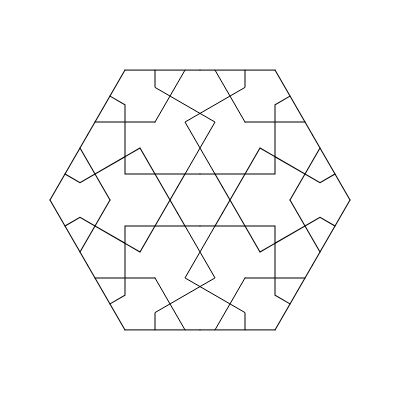
Frame 1 (no input)
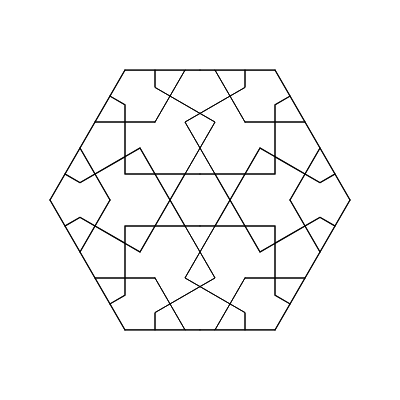
Frame 2 (the mouse pressed at the canvas centre, redrawn once)

The p5.js sketch that drew these frames (run headless with seeded random() and noise() and a simulated clock; the mouse was pressed at the canvas centre and the sketch redrawn once):

// p5.js sketch
// ── sketch.js
/*
Code written by Selcuk ARTUT 2022
Geometric Patterns with Creative Coding 
All rights reserved
*/

//scale factor
let a = 30;

function setup() {
    createCanvas(400, 400);
    angleMode(DEGREES);
    noLoop();
    noFill();
}

function draw() {
    let x0,y0,x1,y1,x2,y2,x3,y3,x4,y4,x5,y5,x6,y6,x7,y7,x8,y8,x9,y9,x10,y10;
    x0 = 0;
    y0 = 0;
    x1 = 0.5 * a;
    y1 = 0;
    x2 = 2 * a * cos(60) + 0.5 * a;
    y2 = -(2 * a * sin(60));
    x3 = 1.5 * a;
    y3 = 0;
    x4 = 2.5 * a;
    y4 = 0;
    x5 = 1.5 * a;
    y5 = -a / tan(60);
    x6 = 0;
    y6 = (-2.5 * a) / tan(60);
    x7 = a * sin(30);
    y7 = -(2 * a * sin(60));
    x8 = 0;
    y8 = -(3 * a * sin(60));
    x9 = a * sin(30);
    y9 = -(4 * a * sin(60));
    x10 = 0;
    y10 = -(4 * a * sin(60));
    push();
        translate(width * 0.5, height * 0.5);
        for (let i = 0; i < 6; i++) {
            push();
                rotate(i * 60);
                translate(0, 5 * a * sin(60));
                beginShape();
                vertex(x0, y0);
                vertex(x1, y1);
                vertex(x2, y2);
                endShape();
                beginShape();
                vertex(x1, y1);
                vertex(x4, y4);
                endShape();
                beginShape();
                vertex(x3, y3);
                vertex(x5, y5);
                vertex(x6, y6);
                vertex(x7, y7);
                vertex(x8, y8);
                vertex(x9, y9);
                vertex(x10, y10);
                endShape();
                //mirror on y axis
                beginShape();
                vertex(-x0, y0);
                vertex(-x1, y1);
                vertex(-x2, y2);
                endShape();
                beginShape();
                vertex(-x1, y1);
                vertex(-x4, y4);
                endShape();
                beginShape();
                vertex(-x3, y3);
                vertex(-x5, y5);
                vertex(-x6, y6);
                vertex(-x7, y7);
                vertex(-x8, y8);
                vertex(-x9, y9);
                vertex(-x10, y10);
                endShape();

            pop();
        }
    pop();
}
